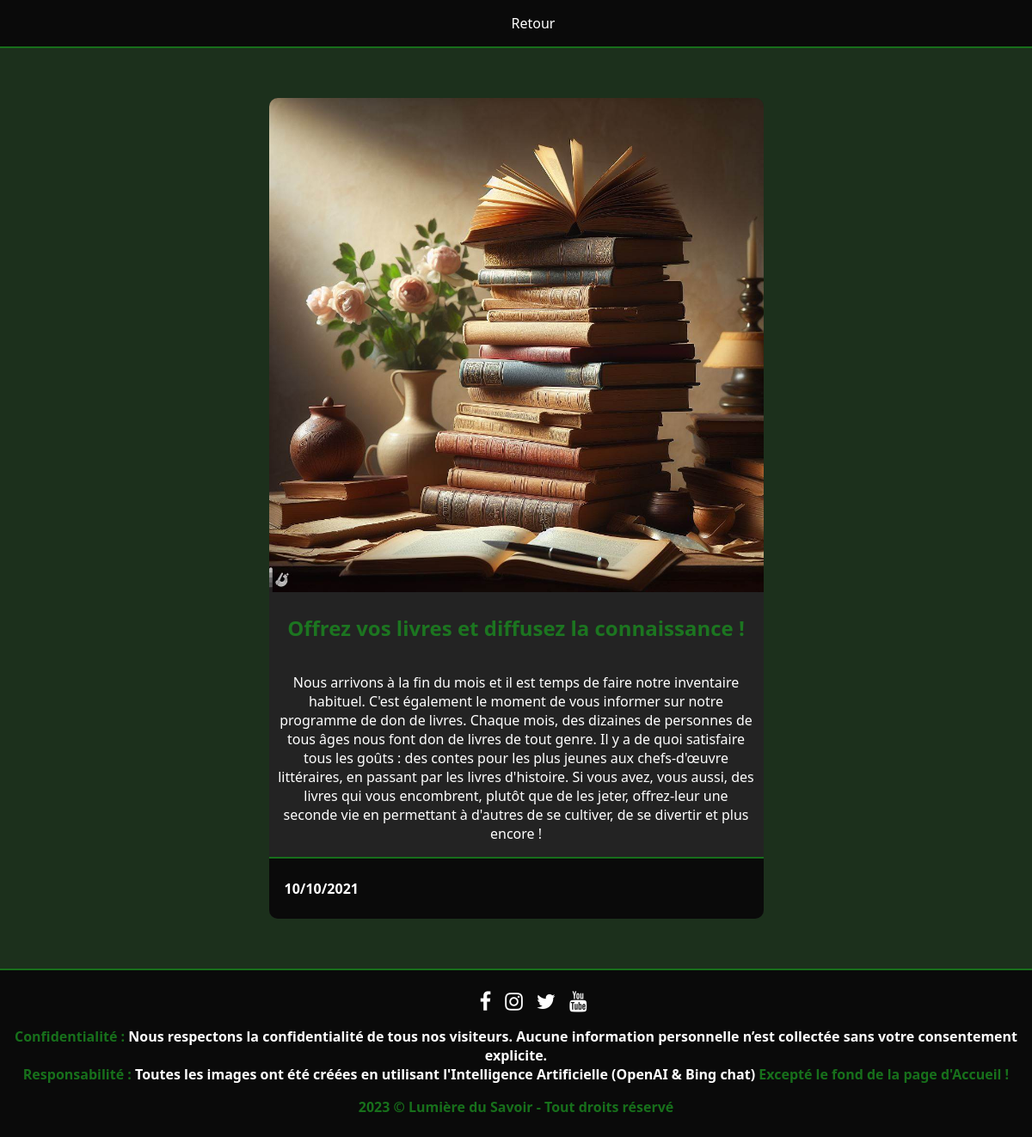
/fullNews.php?id=3, run on the app's committed database.
### tables this page shows
CREATE TABLE `devweb_articles` (
  `id` int UNSIGNED NOT NULL,
  `nameArticle` text NOT NULL,
  `datePublicationArticle` date NOT NULL,
  `imageArticle` text NOT NULL,
  `contentArticle` text NOT NULL,
  `introArticle` text NOT NULL,
  `department` varchar(32) DEFAULT NULL,
  `visibility` tinyint(1) DEFAULT NULL
);

### php/db_article.php (called while the page is built, shortened)
<?php
class Article {
    public static function getArticle($id) {
        $db = DBLink::connect2db(MYDB, $message);
        $id = $db->real_escape_string($id);
        $sql = "SELECT * FROM " . self::TABLE_NAME . " WHERE id = '".$id."'";
        $result = $db->execute_query($sql);
        $row = $result->fetch_assoc();
        $article = new Article();
        $article->id = $row['id'];
        $article->nameArticle = $row['nameArticle'];
        $article->datePublicationArticle = strftime('%d/%m/%Y', strtotime($row['datePublicationArticle']));
        $article->imageArticle = $row['imageArticle'];
        $article->contentArticle = $row['contentArticle'];
        $article->introArticle = $row['introArticle'];
        $article->department = $row['department'];
        $article->visibility = $row['visibility'];
        return $article;
    }
}
?>

### fullNews.php (the view, shortened to what this page needs)
<!DOCTYPE html>
<html lang="fr">
    <?php
        require_once("./inc/header.inc.php");
    ?>
    <body>
        <header class="nav-bar">
            <nav>
                <ul><li><a href="./news.php">Retour</a></li></ul>
            </nav>
        </header>
        <main>
            <section>
                <div class="cardsContainer">
                    <?php
                        require_once("./php/db_article.php");
                        $article = Article::getArticle($_GET['id']);
                        echo '<article class="largeArticle">
                        <header>
                            <img src="./uploads/articles/'.$article->id.'/'.$article->imageArticle.'" alt="Image '.strtolower($article->nameArticle).'">'
                            .($article->visibility != 0 ? '<div class="membersOnly"><span>Seuls les membres peuvent voir cet article</span></div>' : '').
                            '<h2>'.$article->nameArticle.'</h2>
                        </header>
                        <p>'.$article->contentArticle.'</p>
                        <footer>';
                        echo'<p>'.$article->datePublicationArticle.'</p>';
                        echo'</footer>
                    </article>';
                    ?>
                </div>
            </section>
        </main>
        <?php require_once("./inc/footer.inc.php"); ?>
    </body>
</html>

### css/style.css (style rules this page uses)
:root { --main-color: #1b8a20cb; --black-color: rgb(10, 10, 10); --soft-black-color: rgb(28, 48, 28); --grey-color: rgb(35, 35, 35) }
* { font-family: 'Segoe UI', Tahoma, Geneva, Verdana, sans-serif; color: #fff; }
html { background-color: var(--soft-black-color); }
body { margin: 0; }
ul { list-style: none; }
h1, h2, h3, h4, h5, h6 { color: var(--main-color); }
a { text-decoration: none; padding: .5rem; }
.nav-bar { background-color: var(--black-color); border-bottom: 2px solid var(--main-color); top: 0; position: sticky; display: flex; justify-content: center; flex-wrap: wrap; align-items: center; }
.nav-bar ul { display: flex; flex-wrap: wrap; }
.largeArticle { width: 50%; text-align: center; }
article { background-color: var(--grey-color); border-radius: 10px; display: flex; flex-direction: column; justify-content: space-between; width: 20rem; margin: 10px; text-align: left; }
article p, article h2 { padding-left: 10px; padding-right: 10px; }
article img { width: 100%; border-radius: 10px 10px 0 0; }
article footer { border-radius: 0 0 10px 10px; display: flex; justify-content: flex-start; }
.cardsContainer { display: flex; justify-content: center; flex-wrap: wrap; }
section { padding: 0 25px; margin: 3rem 0 }
footer { background-color: var(--black-color); border-top: 2px solid var(--main-color); font-weight: bold; text-align: center; padding: .5rem; }

### data on the page
devweb_articles: imageArticle (picture), nameArticle "Offrez vos livres et diffusez la connaissance !", contentArticle "Nous arrivons à la fin du mois et il est temps de faire notre inventaire habituel. C'est également le moment de vous informer sur notre programme de don de livres. Chaque mois, des dizaines de personnes de tous âges nous font don de livres de tout genre. Il y a de quoi satisfaire tous les goûts : des contes pour les plus jeunes aux chefs-d'œuvre littéraires, en passant par les livres d'histoire. Si vous avez, vous aussi, des livres qui vous encombrent, plutôt que de les jeter, offrez-leur une seconde vie en permettant à d'autres de se cultiver, de se divertir et plus encore !", datePublicationArticle "10/10/2021"
